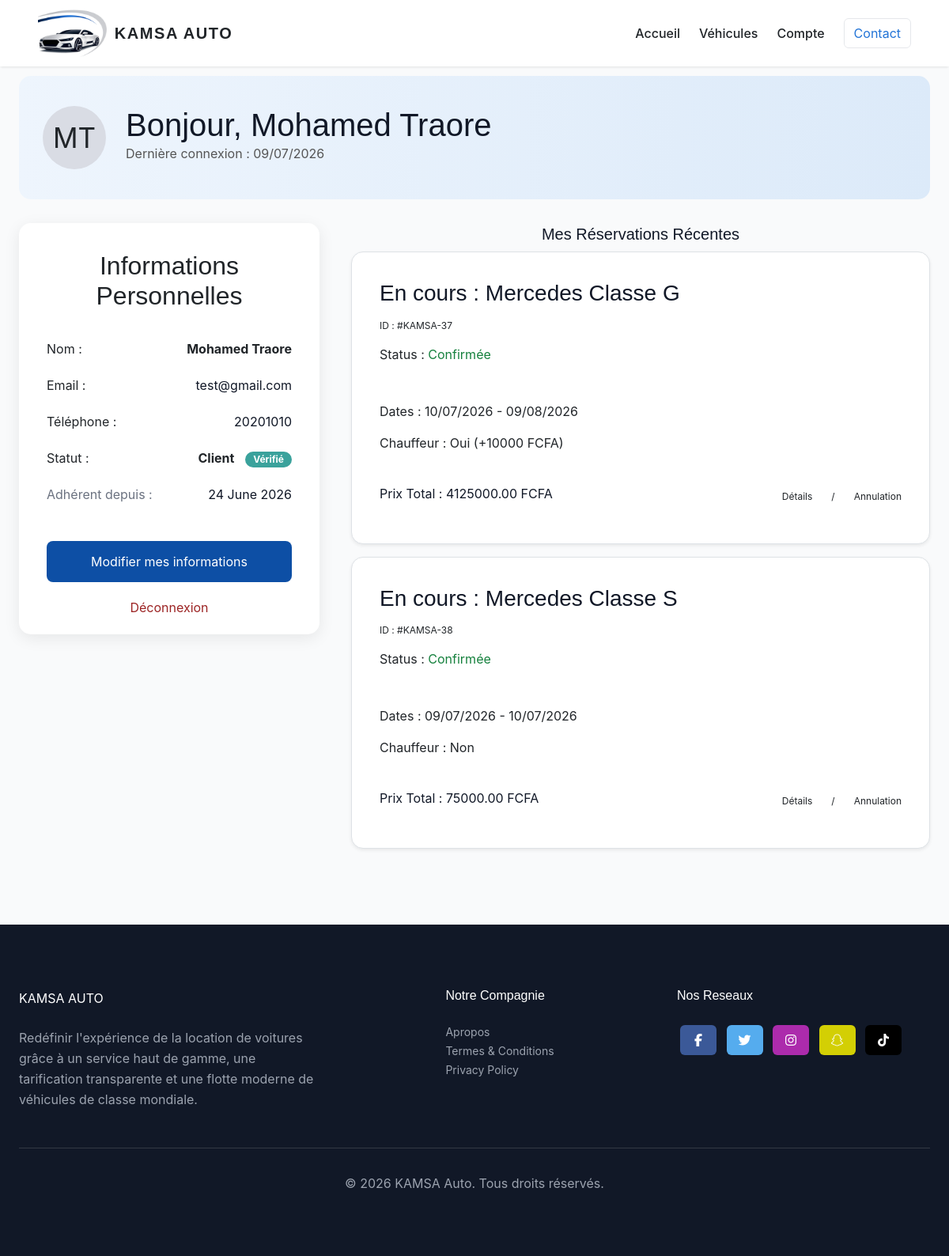
Before: /dashboard/ (signed in) with the older database file.
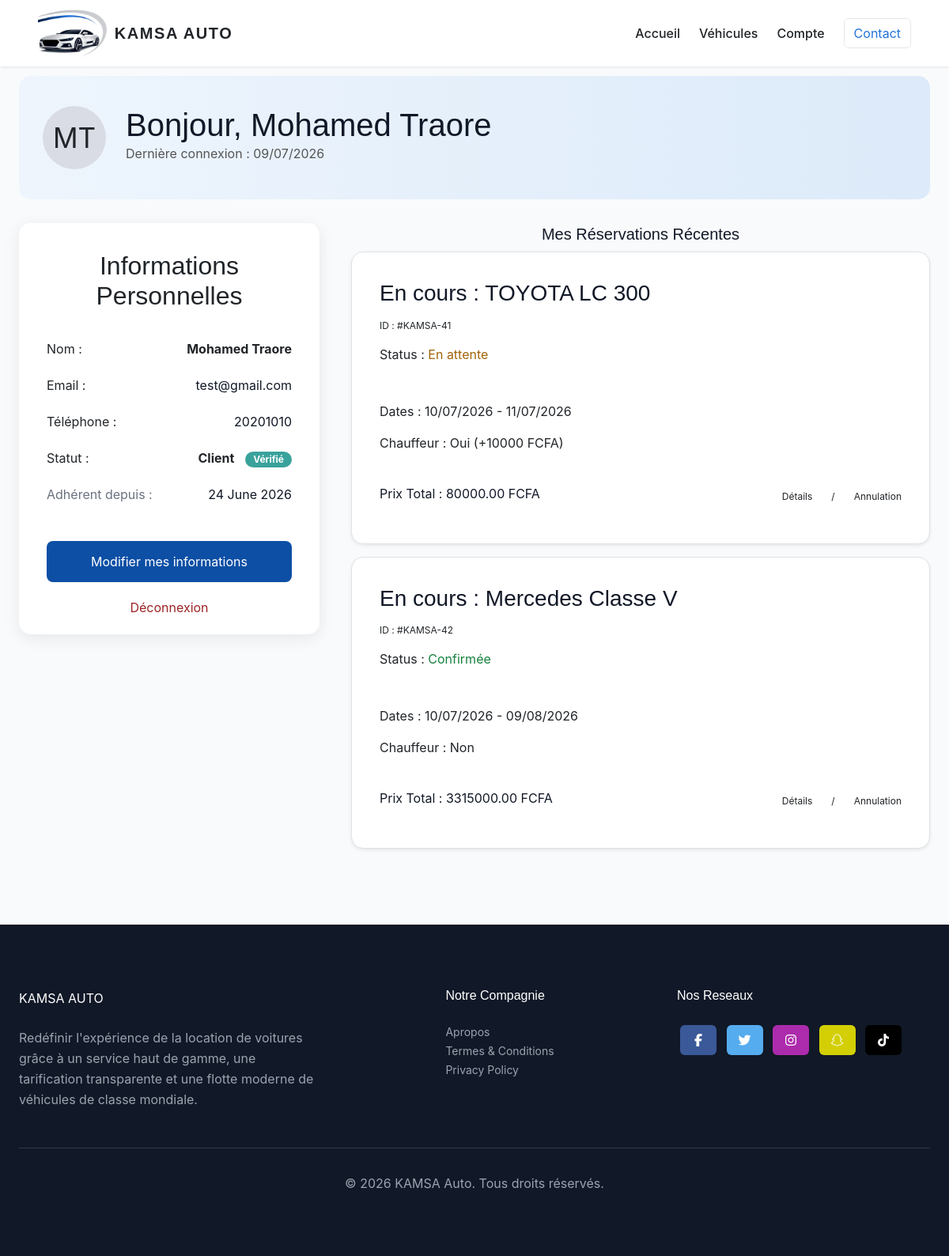
After: the same page with the newer database file.
### Kamsa_auto/models.py (models this page shows, shortened)
class Client(models.Model):
    user = models.OneToOneField(User, on_delete=models.CASCADE)
    telephone = models.CharField(max_length=15, unique=True)
    permis_conduire = models.FileField(
        upload_to='permis/',
        blank=False,
        null=True, # null=True temporaire pour ne pas bloquer les comptes existants
        help_text="Fichier du permis de conduire (PDF, JPG, PNG)"
    )

class Reservation(models.Model):
    STATUS_CHOICES = [
        ('pending', 'En attente'),
        ('confirmed', 'Confirmée'),
        ('cancelled', 'Annulée'),
    ]
    User = get_user_model()
    user = models.ForeignKey(User, on_delete=models.CASCADE)
    vehicule = models.ForeignKey(Vehicule, on_delete=models.CASCADE)
    date_debut = models.DateField()
    date_fin = models.DateField()
    status = models.CharField(max_length=10, choices=STATUS_CHOICES, default='pending')
    created_at = models.DateTimeField(auto_now_add=True)
    inclut_chauffeur = models.BooleanField(default=False)
    prix_total = models.DecimalField(max_digits=10, decimal_places=2, default=0.00)
    STATUT_PAIEMENT = [
        ('unpaid', 'Non payé'),
        ('paid', 'Payé'),
        ('failed', 'Échoué'),
    ]
    statut_paiement = models.CharField(max_length=10, choices=STATUT_PAIEMENT, default='unpaid')
    transaction_id = models.CharField(max_length=100, blank=True, null=True) # ID fourni par l'API de paiement

class Vehicule(models.Model):
    CATEGORIE_CHOICES = [
        ('economique', 'Économique'),
        ('suv', 'SUV et 4x4'),
        ('utilitaire', 'Utilitaires'),
        ('luxe', 'Luxe'),
    ]
    nom = models.CharField(max_length=100)
    marque = models.CharField(max_length=100)
    prix_par_jour = models.DecimalField(max_digits=10, decimal_places=2)
    disponible = models.BooleanField(default=True)
    categorie = models.CharField(max_length=20, choices=CATEGORIE_CHOICES, default='economique')
    description = models.CharField(max_length=100)
    image = models.ImageField(upload_to='vehicules/', blank=True, null=True)

### Kamsa_auto/views.py (the view)
# urls.py: path('dashboard/', views.dashboard, name='dashboard'),
@login_required
def dashboard(request):
    reservations = Reservation.objects.filter(user=request.user)
    return render(request, 'dashboard.html', {'reservations': reservations})

### Kamsa_auto/templates/dashboard.html (shortened to what this page needs)
{% extends 'base.html' %}
{% load static %}
{% block content %}
<section class="px-6 bg-gray-50 py-24 fade-in">
    <div class="banner">
        <div class="avatar">
            {{ request.user.first_name|slice:":1" }}{{ request.user.last_name|slice:":1" }}
        </div>
        <div class="welcome">
            <h1 class="py1 text-2xl text-gray-900">Bonjour, {{ request.user.first_name }} {{ request.user.last_name }}</h1>
            <p class="text-sm text-gray-500">Dernière connexion : {{ request.user.last_login|date:"d/m/Y" }}</p>
        </div>
    </div>
    <div class="content">
        <div class="profil-card profile">
            <h2>Informations Personnelles</h2>
            <div class="info">
                <span>Nom :</span>
                <strong><span class="">{{ request.user.first_name }} {{ request.user.last_name }}</span></strong>
            </div>
            <div class="info">
                <span>Email :</span>
                <div>
                    <span class="text-gray-900 font-semibold">{{ request.user.email }}</span>
                </div>
            </div>
            <div class="info">
                <span>Téléphone :</span>
                <div>
                    <span class="text-gray-900 font-semibold">{{ request.user.client.telephone }}</span>
                </div>
            </div>
            <div class="info">
                 <span>Statut :</span>
                <strong>Client <span class="badge">Vérifié</span></strong>
            </div>
            <div class="info">
                <span class="text-gray-500 font-medium">Adhérent depuis :</span>
                <span class="text-gray-900 font-semibold">{{ request.user.date_joined|date:"d F Y" }}</span>
            </div>
            <div class="d-flex flex-column align-items-center">
                <a href="{% url 'modifier_profil' %}" class="btnn">
                    Modifier mes informations
                </a>
                <a href="{% url 'deconnexion' %}" class="logout">
                    Déconnexion
                </a>
            </div>
        </div>
        <div class="">
            <h2 class="titre text-xl text-gray-900 ">Mes Réservations Récentes</h2>
            <div class="space-y-4">
                {% for reservation in reservations %}
                    <div class="profil-card rounded-2xl p-6 shadow-sm border border-gray-200 hover:shadow-md transition duration-200">
                        <div class="align-content-start gap-2 border-b pb-4 mb-4">
                            <div>
                                <h3 class="text-lg text-gray-900">
                                    {% if reservation.status == 'confirmed' or reservation.status == 'pending' %}En cours :{% else %}Historique :{% endif %}
                                    {{ reservation.vehicule.marque }} {{ reservation.vehicule.nom }}
                                </h3>
                                <p class="text-xs text-gray-400 mt-0.5">ID : #KAMSA-{{ reservation.id }}</p>
                            </div>
                            <span class="font-medium text-sm text-gray-400 font-normal">Status </span>:
                        <span class=""
                            style ="{% if reservation.status == 'confirmed' %} color: #15803d;
                                   {% elif reservation.status == 'pending' %} color: #a16207;
                                   {% elif reservation.status == 'cancelled' %} color: red;
                                   {% else %} background-color: color: #4b5563;{% endif %}">
                          {{ reservation.get_status_display }}
                      </span>
                        </div>
                        <div class="grid grid-cols-1 sm:grid-cols-2 gap-4 text-sm text-gray-600">
                            <div class="space-y-1.5">
                                <p><span class="font-medium text-gray-400">Dates :</span> {{ reservation.date_debut|date:"d/m/Y" }} - {{ reservation.date_fin|date:"d/m/Y" }}</p>
                                <p><span class="font-medium text-gray-400">Chauffeur :</span> {% if reservation.inclut_chauffeur %}Oui (+10000 FCFA){% else %}Non{% endif %}</p>
                            </div>
                            <div class="space-y-1.5 sm:text-right flex flex-col justify-between items-start sm:items-end">
                                <p class="text-base text-gray-900">
                                    <span class="font-medium text-sm text-gray-400 font-normal">Prix Total :</span> {{ reservation.prix_total }} FCFA
                                </p>
                                {% if reservation.status == 'pending' or reservation.status == 'confirmed' %}
                            <div class="flex gap-4 text-xs font-semibold mt-2 sm:mt-0">
                                <a href="{% url 'details_reservation' reservation.id %}" class="text-blue-600 hover:text-blue-700 hover:underline">Détails</a>
                                <span class="text-gray-300">/</span>
                                <a href="{% url 'annuler_reservation' reservation.id %}"
                                onclick="return confirm('Êtes-vous sûr de vouloir annuler cette réservation ?');"
                                class="text-red-500 hover:text-red-600 hover:underline">
                                    Annulation
                                </a>
                            </div>
                                {% endif %}
                            </div>
                        </div>
                    </div>
                {% endfor %}
            </div>
        </div>
    </div>
</section>
{% endblock %}

### Kamsa_auto/templates/base.html (shortened to what this page needs)
{% load static %}
<!DOCTYPE html>
<html>
    <head >
        <link rel="stylesheet" href="{% static 'css/bootstrap.min.css' %}">
        <link rel="stylesheet" href="https://cdnjs.cloudflare.com/ajax/libs/font-awesome/7.0.1/css/all.min.css" />    </head>
    <body>
        <nav class="container-nav">
            <a href="{% url 'accueil' %}" class="navbar-logo">
                <img src="{% static 'img/logo/logo.png' %}" alt="Nom du site">
                <span>KAMSA AUTO</span>
            </a>
            <div class="nav-links desktop-menu">
                <a href="{% url 'accueil' %}">Accueil</a>
                <a href="{% url 'vehicules' %}">Véhicules</a>
                {% if user.is_authenticated %}
                <a href="{% url 'dashboard' %}">Compte</a>
                {% else %}
                <a href="{% url 'connexion' %}">Compte</a>
                {% endif %}
                <a href="{% url 'contact' %}" class="btn btn-outline-primary">Contact</a>
            </div>
        </nav>
        {% block content %}
        {% endblock %}
        <footer class="">
            <div class="footer-div">
                <div class="slogan2">
                    <div class="first">
                        <a class="footer-title">KAMSA AUTO</a>
                    </div>
                    <p class="" style="color: rgb(156 163 175 / var(--tw-text-opacity, 1));">Redéfinir l'expérience de la location de voitures grâce à un service haut de gamme, une tarification transparente et une flotte moderne de véhicules de classe mondiale.</p>
                </div>
                <div>
                    <div class="first"><h4 class="footer-title">Notre Compagnie</h4></div>
                        <ul class="footer-text ">
                            <li><a href="{% url "apropos" %}">Apropos</a></li>
                            <li><a href="{% url "terms_conditions" %}">Termes & Conditions</a></li>
                            <li><a href="{% url "politique_confidentialite" %}">Privacy Policy</a></li>
                        </ul>
                </div>
                <div class="px-1-5">
                    <div class="first"><h4 class="footer-title">Nos Reseaux</h4></div>
                    <div class="mb-4">
                    <a
                    data-mdb-ripple-init
                        class="btn text-white btn-floating m-1"
                        style="background-color: #3b5998;"
                        href="#!"
                        role="button"
                        ><i class="fab fa-facebook-f"></i
                    ></a>
                    <a
                        data-mdb-ripple-init
                        class="btn text-white btn-floating m-1"
                        style="background-color: #55acee;"
                        href="#!"
                        role="button"
                        ><i class="fab fa-twitter"></i
                    ></a>
                    <a
                        data-mdb-ripple-init
                        class="btn text-white btn-floating m-1"
                        style="background-color: #ac2bac;"
                        href="#!"
                        role="button"
                        ><i class="fab fa-instagram"></i
                    ></a>
                    <a
                        data-mdb-ripple-init
                        class="btn text-white btn-floating m-1"
                        style="background-color: #d3cf04;"
                        href="#!"
                        role="button"
                        ><i class="fa-brands fa-snapchat"></i
                    ></a>
                    <a
                        data-mdb-ripple-init
                        class="btn text-white btn-floating m-1"
                        style="background-color: black;"
                        href="#!"
                        role="button"
                        ><i class="fab fa-tiktok"></i
                    ></a>
                        </div>
                </div>
            </div>
            <hr>
            <div class="end footer-text">
                © 2026 KAMSA Auto. Tous droits réservés.
             </div>
        </footer>
    </body>
</html>

Changed rows visible on the page:
removed Reservation: shows "En cours :", vehicule.marque "Mercedes", vehicule.nom "Classe G", id "37", status "Confirmée", date_debut "10/07/2026", date_fin "09/08/2026", inclut_chauffeur "Oui (+10000 FCFA)", prix_total "4125000.00", shows "Détails"
removed Reservation: shows "En cours :", vehicule.marque "Mercedes", vehicule.nom "Classe S", id "38", status "Confirmée", date_debut "09/07/2026", date_fin "10/07/2026", inclut_chauffeur "Non", prix_total "75000.00", shows "Détails"
added Reservation: shows "En cours :", vehicule.marque "TOYOTA", vehicule.nom "LC 300", id "41", status "En attente", date_debut "10/07/2026", date_fin "11/07/2026", inclut_chauffeur "Oui (+10000 FCFA)", prix_total "80000.00", shows "Détails"
added Reservation: shows "En cours :", vehicule.marque "Mercedes", vehicule.nom "Classe V", id "42", status "Confirmée", date_debut "10/07/2026", date_fin "09/08/2026", inclut_chauffeur "Non", prix_total "3315000.00", shows "Détails"
